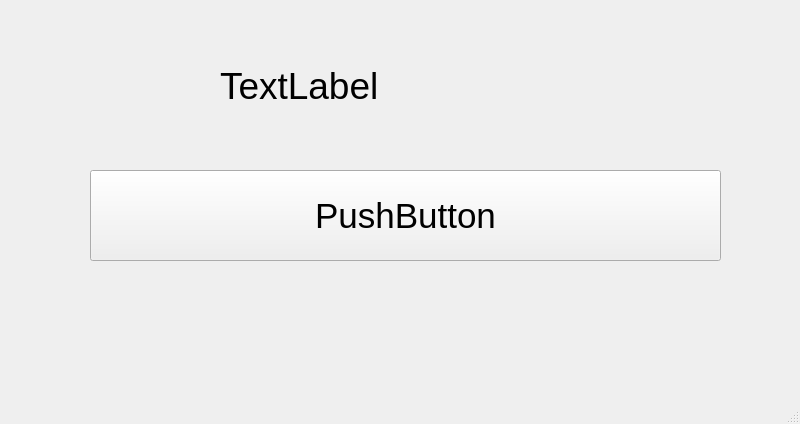
<?xml version="1.0" encoding="UTF-8"?>
<ui version="4.0">
 <class>ResultWindow</class>
 <widget class="QMainWindow" name="ResultWindow">
  <property name="geometry">
   <rect>
    <x>0</x>
    <y>0</y>
    <width>800</width>
    <height>424</height>
   </rect>
  </property>
  <property name="windowTitle">
   <string>EchoPrint Result</string>
  </property>
  <widget class="QWidget" name="centralwidget">
   <widget class="QLabel" name="statusLabel">
    <property name="geometry">
     <rect>
      <x>220</x>
      <y>40</y>
      <width>541</width>
      <height>91</height>
     </rect>
    </property>
    <property name="sizePolicy">
     <sizepolicy hsizetype="Preferred" vsizetype="MinimumExpanding">
      <horstretch>0</horstretch>
      <verstretch>0</verstretch>
     </sizepolicy>
    </property>
    <property name="font">
     <font>
      <pointsize>28</pointsize>
      <weight>50</weight>
      <bold>false</bold>
     </font>
    </property>
    <property name="text">
     <string>TextLabel</string>
    </property>
    <property name="margin">
     <number>10</number>
    </property>
   </widget>
   <widget class="QPushButton" name="songButton">
    <property name="geometry">
     <rect>
      <x>90</x>
      <y>170</y>
      <width>631</width>
      <height>91</height>
     </rect>
    </property>
    <property name="font">
     <font>
      <pointsize>26</pointsize>
     </font>
    </property>
    <property name="text">
     <string>PushButton</string>
    </property>
   </widget>
   <widget class="QLabel" name="pixmapLabel">
    <property name="geometry">
     <rect>
      <x>70</x>
      <y>20</y>
      <width>128</width>
      <height>128</height>
     </rect>
    </property>
    <property name="text">
     <string/>
    </property>
    <property name="pixmap">
     <pixmap resource="../qechoprint.qrc">:/images/note.png</pixmap>
    </property>
    <property name="scaledContents">
     <bool>true</bool>
    </property>
   </widget>
  </widget>
  <widget class="QMenuBar" name="menubar">
   <property name="geometry">
    <rect>
     <x>0</x>
     <y>0</y>
     <width>800</width>
     <height>26</height>
    </rect>
   </property>
  </widget>
  <widget class="QStatusBar" name="statusbar"/>
 </widget>
 <resources>
  <include location="../qechoprint.qrc"/>
 </resources>
 <connections/>
</ui>
